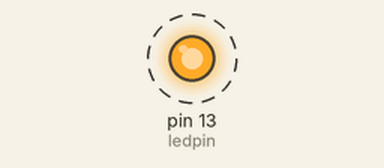
The sketch below on a simulated Arduino Uno, built with avr-gcc and run on an emulated ATmega328P. Parts: output pins drawn as LEDs (lit = HIGH). Dashed ring = blinking.

Above: at 0.5 s.
Timing chart, 0 to 4.6 s (numbered marks = the images above):
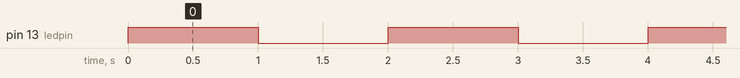

Measured:
- by itself, pin 13 (ledpin): alternates HIGH for 1.0 s and LOW for 1.0 s

The sketch:

_1_led.ino
```cpp
// written by Edwin Cheung

// This is a free software protected by the creative commons license

// This is for as is use and there may be bugs and other issues.

// map variable names to pins on the microcontroller
int ledpin = 13; //D7

void setup(){
  Serial.begin(115200);
  pinMode(ledpin,OUTPUT);
}

void loop() {
  // light up the LED
  digitalWrite(ledpin,HIGH);

  // wait 1 second
  delay(1000);

  // turn off LED
  digitalWrite(ledpin,LOW);

  // wait 1 second
  delay(1000);
}
```
